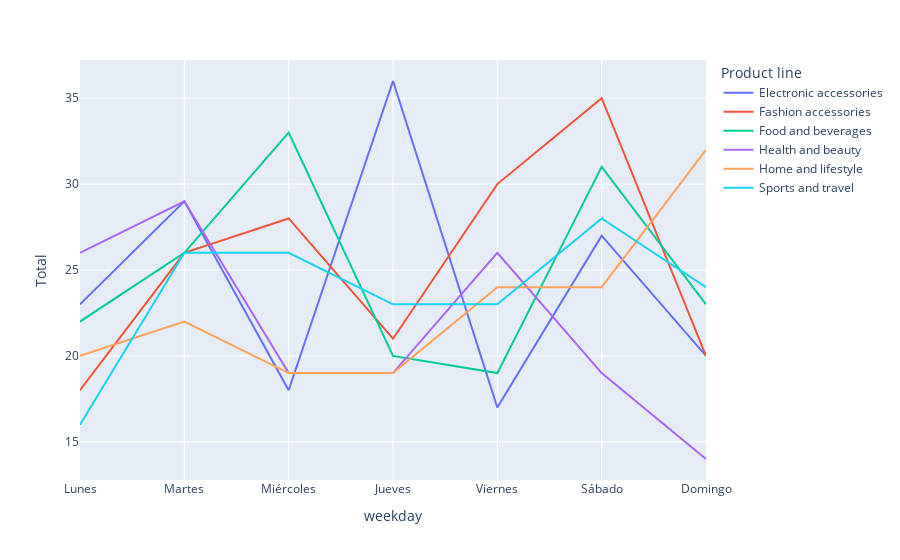

Source (notebook cell):
### Code cell
df_ = (
    df
    .groupby(['weekday','Product line'],as_index=False)
    ['Total']
    .count()
    .sort_values('weekday')
)
px.line(
    df_,
    x = 'weekday',
    y = 'Total',
    color = 'Product line'
)

### Figure 1 — Plotly figure (JSON) as saved in the notebook; plotly's stock layout.template omitted (floating-point values rounded to 4 significant figures)
{"data": [{"hovertemplate": "Product line=Electronic accessories<br>weekday=%{x}<br>Total=%{y}<extra></extra>", "legendgroup": "Electronic accessories", "line": {"color": "#636efa", "dash": "solid"}, "marker": {"symbol": "circle"}, "mode": "lines", "name": "Electronic accessories", "orientation": "v", "showlegend": true, "type": "scatter", "x": ["Lunes", "Martes", "Miércoles", "Jueves", "Viernes", "Sábado", "Domingo"], "xaxis": "x", "y": [23, 29, 18, 36, 17, 27, 20], "yaxis": "y"}, {"hovertemplate": "Product line=Fashion accessories<br>weekday=%{x}<br>Total=%{y}<extra></extra>", "legendgroup": "Fashion accessories", "line": {"color": "#EF553B", "dash": "solid"}, "marker": {"symbol": "circle"}, "mode": "lines", "name": "Fashion accessories", "orientation": "v", "showlegend": true, "type": "scatter", "x": ["Lunes", "Martes", "Miércoles", "Jueves", "Viernes", "Sábado", "Domingo"], "xaxis": "x", "y": [18, 26, 28, 21, 30, 35, 20], "yaxis": "y"}, {"hovertemplate": "Product line=Food and beverages<br>weekday=%{x}<br>Total=%{y}<extra></extra>", "legendgroup": "Food and beverages", "line": {"color": "#00cc96", "dash": "solid"}, "marker": {"symbol": "circle"}, "mode": "lines", "name": "Food and beverages", "orientation": "v", "showlegend": true, "type": "scatter", "x": ["Lunes", "Martes", "Miércoles", "Jueves", "Viernes", "Sábado", "Domingo"], "xaxis": "x", "y": [22, 26, 33, 20, 19, 31, 23], "yaxis": "y"}, {"hovertemplate": "Product line=Health and beauty<br>weekday=%{x}<br>Total=%{y}<extra></extra>", "legendgroup": "Health and beauty", "line": {"color": "#ab63fa", "dash": "solid"}, "marker": {"symbol": "circle"}, "mode": "lines", "name": "Health and beauty", "orientation": "v", "showlegend": true, "type": "scatter", "x": ["Lunes", "Martes", "Miércoles", "Jueves", "Viernes", "Sábado", "Domingo"], "xaxis": "x", "y": [26, 29, 19, 19, 26, 19, 14], "yaxis": "y"}, {"hovertemplate": "Product line=Home and lifestyle<br>weekday=%{x}<br>Total=%{y}<extra></extra>", "legendgroup": "Home and lifestyle", "line": {"color": "#FFA15A", "dash": "solid"}, "marker": {"symbol": "circle"}, "mode": "lines", "name": "Home and lifestyle", "orientation": "v", "showlegend": true, "type": "scatter", "x": ["Lunes", "Martes", "Miércoles", "Jueves", "Viernes", "Sábado", "Domingo"], "xaxis": "x", "y": [20, 22, 19, 19, 24, 24, 32], "yaxis": "y"}, {"hovertemplate": "Product line=Sports and travel<br>weekday=%{x}<br>Total=%{y}<extra></extra>", "legendgroup": "Sports and travel", "line": {"color": "#19d3f3", "dash": "solid"}, "marker": {"symbol": "circle"}, "mode": "lines", "name": "Sports and travel", "orientation": "v", "showlegend": true, "type": "scatter", "x": ["Lunes", "Martes", "Miércoles", "Jueves", "Viernes", "Sábado", "Domingo"], "xaxis": "x", "y": [16, 26, 26, 23, 23, 28, 24], "yaxis": "y"}], "layout": {"legend": {"title": {"text": "Product line"}, "tracegroupgap": 0}, "margin": {"t": 60}, "xaxis": {"anchor": "y", "domain": [0, 1], "title": {"text": "weekday"}}, "yaxis": {"anchor": "x", "domain": [0, 1], "title": {"text": "Total"}}}}
